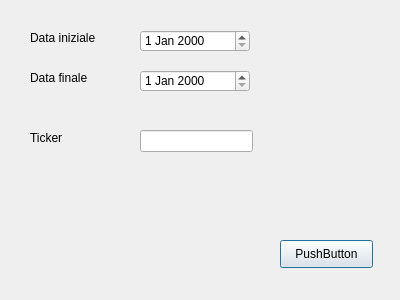
<?xml version="1.0" encoding="UTF-8"?>
<ui version="4.0">
 <class>Dialog</class>
 <widget class="QDialog" name="Dialog">
  <property name="geometry">
   <rect>
    <x>0</x>
    <y>0</y>
    <width>400</width>
    <height>300</height>
   </rect>
  </property>
  <property name="windowTitle">
   <string>Dialog</string>
  </property>
  <widget class="QPushButton" name="pushButton">
   <property name="geometry">
    <rect>
     <x>280</x>
     <y>240</y>
     <width>93</width>
     <height>28</height>
    </rect>
   </property>
   <property name="text">
    <string>PushButton</string>
   </property>
  </widget>
  <widget class="QLabel" name="label">
   <property name="geometry">
    <rect>
     <x>30</x>
     <y>30</y>
     <width>81</width>
     <height>16</height>
    </rect>
   </property>
   <property name="text">
    <string>Data iniziale</string>
   </property>
  </widget>
  <widget class="QDateEdit" name="dateEdit1">
   <property name="geometry">
    <rect>
     <x>140</x>
     <y>30</y>
     <width>110</width>
     <height>22</height>
    </rect>
   </property>
  </widget>
  <widget class="QDateEdit" name="dateEdit2">
   <property name="geometry">
    <rect>
     <x>140</x>
     <y>70</y>
     <width>110</width>
     <height>22</height>
    </rect>
   </property>
  </widget>
  <widget class="QLabel" name="label_2">
   <property name="geometry">
    <rect>
     <x>30</x>
     <y>70</y>
     <width>81</width>
     <height>16</height>
    </rect>
   </property>
   <property name="text">
    <string>Data finale</string>
   </property>
  </widget>
  <widget class="QLabel" name="label_3">
   <property name="geometry">
    <rect>
     <x>30</x>
     <y>130</y>
     <width>55</width>
     <height>16</height>
    </rect>
   </property>
   <property name="text">
    <string>Ticker</string>
   </property>
  </widget>
  <widget class="QLineEdit" name="lineEdit">
   <property name="geometry">
    <rect>
     <x>140</x>
     <y>130</y>
     <width>113</width>
     <height>22</height>
    </rect>
   </property>
  </widget>
 </widget>
 <resources/>
 <connections/>
</ui>
